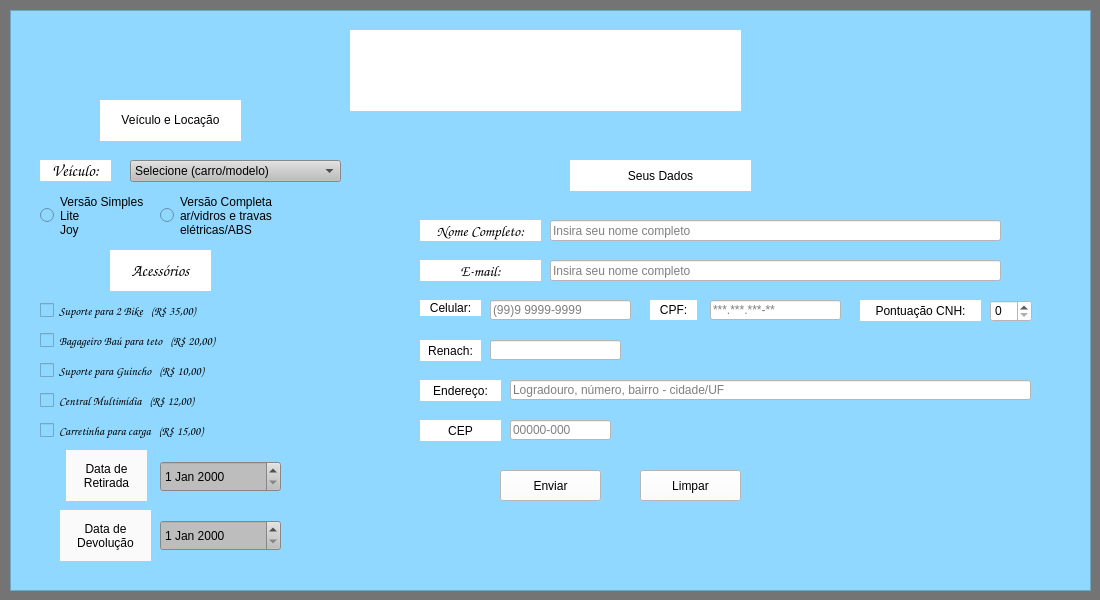
<?xml version="1.0" encoding="UTF-8"?>
<ui version="4.0">
 <class>MainWindow</class>
 <widget class="QMainWindow" name="MainWindow">
  <property name="geometry">
   <rect>
    <x>0</x>
    <y>0</y>
    <width>1100</width>
    <height>600</height>
   </rect>
  </property>
  <property name="minimumSize">
   <size>
    <width>1100</width>
    <height>600</height>
   </size>
  </property>
  <property name="maximumSize">
   <size>
    <width>1100</width>
    <height>600</height>
   </size>
  </property>
  <property name="windowTitle">
   <string>MainWindow</string>
  </property>
  <property name="styleSheet">
   <string notr="true">background-color: rgb(116, 116, 116);</string>
  </property>
  <widget class="QWidget" name="centralwidget">
   <widget class="QFrame" name="frame">
    <property name="geometry">
     <rect>
      <x>10</x>
      <y>10</y>
      <width>1081</width>
      <height>581</height>
     </rect>
    </property>
    <property name="styleSheet">
     <string notr="true">background-color: rgb(144, 216, 255);</string>
    </property>
    <property name="frameShape">
     <enum>QFrame::StyledPanel</enum>
    </property>
    <property name="frameShadow">
     <enum>QFrame::Raised</enum>
    </property>
    <widget class="QLabel" name="FotoFundoCarros">
     <property name="geometry">
      <rect>
       <x>10</x>
       <y>10</y>
       <width>1061</width>
       <height>561</height>
      </rect>
     </property>
     <property name="text">
      <string/>
     </property>
     <property name="pixmap">
      <pixmap>Ícones do Proj/fotor carro.jpg</pixmap>
     </property>
     <property name="scaledContents">
      <bool>true</bool>
     </property>
     <property name="alignment">
      <set>Qt::AlignCenter</set>
     </property>
    </widget>
    <widget class="QWidget" name="widget_Logo" native="true">
     <property name="geometry">
      <rect>
       <x>340</x>
       <y>20</y>
       <width>391</width>
       <height>81</height>
      </rect>
     </property>
     <property name="sizePolicy">
      <sizepolicy hsizetype="Fixed" vsizetype="Fixed">
       <horstretch>0</horstretch>
       <verstretch>0</verstretch>
      </sizepolicy>
     </property>
     <property name="minimumSize">
      <size>
       <width>391</width>
       <height>81</height>
      </size>
     </property>
     <property name="maximumSize">
      <size>
       <width>391</width>
       <height>81</height>
      </size>
     </property>
     <property name="mouseTracking">
      <bool>true</bool>
     </property>
     <property name="layoutDirection">
      <enum>Qt::LeftToRight</enum>
     </property>
     <property name="autoFillBackground">
      <bool>false</bool>
     </property>
     <property name="styleSheet">
      <string notr="true">background-color: rgb(255, 255, 255);</string>
     </property>
     <widget class="QLabel" name="label_logoTOPO">
      <property name="enabled">
       <bool>true</bool>
      </property>
      <property name="geometry">
       <rect>
        <x>0</x>
        <y>10</y>
        <width>381</width>
        <height>71</height>
       </rect>
      </property>
      <property name="sizePolicy">
       <sizepolicy hsizetype="Fixed" vsizetype="Fixed">
        <horstretch>0</horstretch>
        <verstretch>0</verstretch>
       </sizepolicy>
      </property>
      <property name="minimumSize">
       <size>
        <width>381</width>
        <height>71</height>
       </size>
      </property>
      <property name="maximumSize">
       <size>
        <width>381</width>
        <height>71</height>
       </size>
      </property>
      <property name="mouseTracking">
       <bool>true</bool>
      </property>
      <property name="styleSheet">
       <string notr="true">background-color: rgb(255, 255, 255);</string>
      </property>
      <property name="text">
       <string/>
      </property>
      <property name="pixmap">
       <pixmap>Ícones do Proj/LOGO VW Locadora - Carros .png</pixmap>
      </property>
      <property name="scaledContents">
       <bool>true</bool>
      </property>
      <property name="alignment">
       <set>Qt::AlignCenter</set>
      </property>
     </widget>
    </widget>
    <widget class="QLabel" name="tituloveiculo">
     <property name="geometry">
      <rect>
       <x>90</x>
       <y>90</y>
       <width>141</width>
       <height>41</height>
      </rect>
     </property>
     <property name="styleSheet">
      <string notr="true">background-color: rgb(255, 255, 255);
font: 12pt &quot;Comic Sans MS&quot;;
color: rgb(0, 0, 0);</string>
     </property>
     <property name="text">
      <string>&lt;html&gt;&lt;head/&gt;&lt;body&gt;&lt;p align=&quot;center&quot;&gt;Veículo e Locação&lt;/p&gt;&lt;/body&gt;&lt;/html&gt;</string>
     </property>
     <property name="alignment">
      <set>Qt::AlignCenter</set>
     </property>
    </widget>
    <widget class="QLabel" name="subtituloveiculo">
     <property name="geometry">
      <rect>
       <x>30</x>
       <y>150</y>
       <width>71</width>
       <height>21</height>
      </rect>
     </property>
     <property name="font">
      <font>
       <family>Comic Sans MS</family>
       <pointsize>12</pointsize>
       <weight>50</weight>
       <italic>false</italic>
       <bold>false</bold>
      </font>
     </property>
     <property name="styleSheet">
      <string notr="true">background-color: rgb(255, 255, 255);
font: 12pt &quot;Comic Sans MS&quot;;
color: rgb(0, 0, 0);</string>
     </property>
     <property name="text">
      <string>&lt;html&gt;&lt;head/&gt;&lt;body&gt;&lt;p align=&quot;center&quot;&gt;Veículo:&lt;/p&gt;&lt;/body&gt;&lt;/html&gt;</string>
     </property>
     <property name="alignment">
      <set>Qt::AlignCenter</set>
     </property>
    </widget>
    <widget class="QComboBox" name="ListaCarros">
     <property name="geometry">
      <rect>
       <x>120</x>
       <y>150</y>
       <width>211</width>
       <height>22</height>
      </rect>
     </property>
     <property name="styleSheet">
      <string notr="true">font: 12pt &quot;Comic Sans MS&quot;;
background-color: rgb(189, 189, 189);</string>
     </property>
     <item>
      <property name="text">
       <string>Selecione (carro/modelo)</string>
      </property>
     </item>
     <item>
      <property name="text">
       <string>Fiat Mobi Easy</string>
      </property>
     </item>
     <item>
      <property name="text">
       <string>Reanult Kwid Life</string>
      </property>
     </item>
     <item>
      <property name="text">
       <string>Fiat Uno</string>
      </property>
     </item>
     <item>
      <property name="text">
       <string>Chevrolet Onix</string>
      </property>
     </item>
     <item>
      <property name="text">
       <string>Volkswagen Gol Trend</string>
      </property>
     </item>
     <item>
      <property name="text">
       <string>Hyundai HB20</string>
      </property>
     </item>
     <item>
      <property name="text">
       <string>Ford Ka</string>
      </property>
     </item>
     <item>
      <property name="text">
       <string>Toyota Etios</string>
      </property>
     </item>
     <item>
      <property name="text">
       <string>Nissan March</string>
      </property>
     </item>
    </widget>
    <widget class="QRadioButton" name="BotaoVersaoSimples">
     <property name="geometry">
      <rect>
       <x>30</x>
       <y>180</y>
       <width>111</width>
       <height>51</height>
      </rect>
     </property>
     <property name="layoutDirection">
      <enum>Qt::LeftToRight</enum>
     </property>
     <property name="styleSheet">
      <string notr="true">font: 10pt &quot;Comic Sans MS&quot;;</string>
     </property>
     <property name="text">
      <string>Versão Simples
Lite
Joy</string>
     </property>
    </widget>
    <widget class="QRadioButton" name="BotaoVersaoCompleto">
     <property name="geometry">
      <rect>
       <x>150</x>
       <y>180</y>
       <width>131</width>
       <height>51</height>
      </rect>
     </property>
     <property name="styleSheet">
      <string notr="true">font: 10pt &quot;Comic Sans MS&quot;;</string>
     </property>
     <property name="text">
      <string>Versão Completa
ar/vidros e travas
elétricas/ABS</string>
     </property>
    </widget>
    <widget class="QLabel" name="subtituloacessorios">
     <property name="geometry">
      <rect>
       <x>100</x>
       <y>240</y>
       <width>101</width>
       <height>41</height>
      </rect>
     </property>
     <property name="font">
      <font>
       <family>Comic Sans MS</family>
       <pointsize>12</pointsize>
      </font>
     </property>
     <property name="styleSheet">
      <string notr="true">background-color: rgb(255, 255, 255);</string>
     </property>
     <property name="text">
      <string>Acessórios</string>
     </property>
     <property name="alignment">
      <set>Qt::AlignCenter</set>
     </property>
    </widget>
    <widget class="QCheckBox" name="checkBox_suporte2bike">
     <property name="geometry">
      <rect>
       <x>30</x>
       <y>290</y>
       <width>201</width>
       <height>21</height>
      </rect>
     </property>
     <property name="font">
      <font>
       <family>Comic Sans MS</family>
       <pointsize>9</pointsize>
      </font>
     </property>
     <property name="text">
      <string>Suporte para 2 Bike   (R$ 35,00)</string>
     </property>
    </widget>
    <widget class="QCheckBox" name="checkBox_Bagageiro">
     <property name="geometry">
      <rect>
       <x>30</x>
       <y>320</y>
       <width>231</width>
       <height>21</height>
      </rect>
     </property>
     <property name="font">
      <font>
       <family>Comic Sans MS</family>
       <pointsize>9</pointsize>
      </font>
     </property>
     <property name="text">
      <string>Bagageiro Baú para teto   (R$ 20,00)</string>
     </property>
    </widget>
    <widget class="QCheckBox" name="checkBox_SuporteGuincho">
     <property name="geometry">
      <rect>
       <x>30</x>
       <y>350</y>
       <width>211</width>
       <height>21</height>
      </rect>
     </property>
     <property name="font">
      <font>
       <family>Comic Sans MS</family>
       <pointsize>9</pointsize>
      </font>
     </property>
     <property name="text">
      <string>Suporte para Guincho   (R$ 10,00)</string>
     </property>
    </widget>
    <widget class="QCheckBox" name="checkBox_Multimidia">
     <property name="geometry">
      <rect>
       <x>30</x>
       <y>380</y>
       <width>191</width>
       <height>21</height>
      </rect>
     </property>
     <property name="font">
      <font>
       <family>Comic Sans MS</family>
       <pointsize>9</pointsize>
      </font>
     </property>
     <property name="text">
      <string>Central Multimídia   (R$ 12,00)</string>
     </property>
    </widget>
    <widget class="QCheckBox" name="checkBox_Carretinha">
     <property name="geometry">
      <rect>
       <x>30</x>
       <y>410</y>
       <width>211</width>
       <height>21</height>
      </rect>
     </property>
     <property name="font">
      <font>
       <family>Comic Sans MS</family>
       <pointsize>9</pointsize>
      </font>
     </property>
     <property name="styleSheet">
      <string notr="true">background-color: rgb(144, 216, 255);</string>
     </property>
     <property name="text">
      <string>Carretinha para carga   (R$ 15,00)</string>
     </property>
    </widget>
    <widget class="QDateEdit" name="dateEdit_DataRetirada">
     <property name="geometry">
      <rect>
       <x>150</x>
       <y>451</y>
       <width>121</width>
       <height>31</height>
      </rect>
     </property>
     <property name="styleSheet">
      <string notr="true">font: 11pt &quot;Comic Sans MS&quot;;
background-color: rgb(189, 189, 189);</string>
     </property>
    </widget>
    <widget class="QLabel" name="label_DatadeRetirada">
     <property name="geometry">
      <rect>
       <x>56</x>
       <y>440</y>
       <width>81</width>
       <height>51</height>
      </rect>
     </property>
     <property name="styleSheet">
      <string notr="true">font: 12pt &quot;Comic Sans MS&quot;;
background-color: rgb(250, 250, 250);</string>
     </property>
     <property name="text">
      <string>Data de
Retirada</string>
     </property>
     <property name="alignment">
      <set>Qt::AlignCenter</set>
     </property>
    </widget>
    <widget class="QLabel" name="label_DatadeDevolucao">
     <property name="geometry">
      <rect>
       <x>50</x>
       <y>500</y>
       <width>91</width>
       <height>51</height>
      </rect>
     </property>
     <property name="styleSheet">
      <string notr="true">font: 12pt &quot;Comic Sans MS&quot;;
background-color: rgb(250, 250, 250);</string>
     </property>
     <property name="text">
      <string>Data de
Devolução</string>
     </property>
     <property name="alignment">
      <set>Qt::AlignCenter</set>
     </property>
    </widget>
    <widget class="QDateEdit" name="dateEdit_DataDevolucao">
     <property name="geometry">
      <rect>
       <x>150</x>
       <y>510</y>
       <width>121</width>
       <height>31</height>
      </rect>
     </property>
     <property name="styleSheet">
      <string notr="true">font: 11pt &quot;Comic Sans MS&quot;;
background-color: rgb(189, 189, 189);</string>
     </property>
    </widget>
    <widget class="QLabel" name="tituloSeusDados">
     <property name="geometry">
      <rect>
       <x>560</x>
       <y>150</y>
       <width>181</width>
       <height>31</height>
      </rect>
     </property>
     <property name="styleSheet">
      <string notr="true">background-color: rgb(255, 255, 255);
font: 12pt &quot;Comic Sans MS&quot;;
color: rgb(0, 0, 0);</string>
     </property>
     <property name="text">
      <string>Seus Dados</string>
     </property>
     <property name="alignment">
      <set>Qt::AlignCenter</set>
     </property>
    </widget>
    <widget class="QLineEdit" name="lineEdit_NomeCompleto">
     <property name="geometry">
      <rect>
       <x>540</x>
       <y>210</y>
       <width>451</width>
       <height>21</height>
      </rect>
     </property>
     <property name="styleSheet">
      <string notr="true">background-color: rgb(255, 255, 255);
font: 12pt &quot;Comic Sans MS&quot;;
color: rgb(0, 0, 0);</string>
     </property>
     <property name="placeholderText">
      <string>Insira seu nome completo</string>
     </property>
    </widget>
    <widget class="QLabel" name="subtitulo_NomeCompleto">
     <property name="geometry">
      <rect>
       <x>410</x>
       <y>210</y>
       <width>121</width>
       <height>21</height>
      </rect>
     </property>
     <property name="font">
      <font>
       <family>Comic Sans MS</family>
       <pointsize>11</pointsize>
       <weight>50</weight>
       <italic>false</italic>
       <bold>false</bold>
      </font>
     </property>
     <property name="styleSheet">
      <string notr="true">background-color: rgb(255, 255, 255);
font: 11pt &quot;Comic Sans MS&quot;;
color: rgb(0, 0, 0);</string>
     </property>
     <property name="text">
      <string>Nome Completo:</string>
     </property>
     <property name="alignment">
      <set>Qt::AlignCenter</set>
     </property>
    </widget>
    <widget class="QLabel" name="subtitulo_Celular">
     <property name="geometry">
      <rect>
       <x>410</x>
       <y>290</y>
       <width>61</width>
       <height>16</height>
      </rect>
     </property>
     <property name="styleSheet">
      <string notr="true">background-color: rgb(255, 255, 255);
font: 11pt &quot;Comic Sans MS&quot;;
color: rgb(0, 0, 0);</string>
     </property>
     <property name="text">
      <string>Celular:</string>
     </property>
     <property name="alignment">
      <set>Qt::AlignCenter</set>
     </property>
    </widget>
    <widget class="QLabel" name="subtitulo_CPF">
     <property name="geometry">
      <rect>
       <x>640</x>
       <y>290</y>
       <width>47</width>
       <height>20</height>
      </rect>
     </property>
     <property name="styleSheet">
      <string notr="true">background-color: rgb(255, 255, 255);
font: 11pt &quot;Comic Sans MS&quot;;
color: rgb(0, 0, 0);</string>
     </property>
     <property name="text">
      <string>CPF:</string>
     </property>
     <property name="alignment">
      <set>Qt::AlignCenter</set>
     </property>
    </widget>
    <widget class="QLabel" name="subtitulo_Renach">
     <property name="geometry">
      <rect>
       <x>410</x>
       <y>330</y>
       <width>61</width>
       <height>21</height>
      </rect>
     </property>
     <property name="styleSheet">
      <string notr="true">background-color: rgb(255, 255, 255);
font: 11pt &quot;Comic Sans MS&quot;;
color: rgb(0, 0, 0);</string>
     </property>
     <property name="text">
      <string>Renach:</string>
     </property>
     <property name="alignment">
      <set>Qt::AlignCenter</set>
     </property>
    </widget>
    <widget class="QLabel" name="subtitulo_Pontuacao">
     <property name="geometry">
      <rect>
       <x>850</x>
       <y>290</y>
       <width>121</width>
       <height>21</height>
      </rect>
     </property>
     <property name="styleSheet">
      <string notr="true">background-color: rgb(255, 255, 255);
font: 11pt &quot;Comic Sans MS&quot;;
color: rgb(0, 0, 0);</string>
     </property>
     <property name="text">
      <string>Pontuação CNH:</string>
     </property>
     <property name="alignment">
      <set>Qt::AlignCenter</set>
     </property>
    </widget>
    <widget class="QLabel" name="subtitulo_Endereco">
     <property name="geometry">
      <rect>
       <x>410</x>
       <y>370</y>
       <width>81</width>
       <height>21</height>
      </rect>
     </property>
     <property name="styleSheet">
      <string notr="true">background-color: rgb(255, 255, 255);
font: 11pt &quot;Comic Sans MS&quot;;
color: rgb(0, 0, 0);</string>
     </property>
     <property name="text">
      <string>Endereço:</string>
     </property>
     <property name="alignment">
      <set>Qt::AlignCenter</set>
     </property>
    </widget>
    <widget class="QLineEdit" name="lineEdit_Celular">
     <property name="geometry">
      <rect>
       <x>480</x>
       <y>290</y>
       <width>141</width>
       <height>20</height>
      </rect>
     </property>
     <property name="styleSheet">
      <string notr="true">background-color: rgb(255, 255, 255);
font: 12pt &quot;Comic Sans MS&quot;;
color: rgb(0, 0, 0);</string>
     </property>
     <property name="placeholderText">
      <string>(99)9 9999-9999</string>
     </property>
    </widget>
    <widget class="QLineEdit" name="lineEdit_CPF">
     <property name="geometry">
      <rect>
       <x>700</x>
       <y>290</y>
       <width>131</width>
       <height>20</height>
      </rect>
     </property>
     <property name="styleSheet">
      <string notr="true">background-color: rgb(255, 255, 255);
font: 12pt &quot;Comic Sans MS&quot;;
color: rgb(0, 0, 0);</string>
     </property>
     <property name="placeholderText">
      <string>***.***.***-**</string>
     </property>
    </widget>
    <widget class="QLineEdit" name="lineEdit_Renach">
     <property name="geometry">
      <rect>
       <x>480</x>
       <y>330</y>
       <width>131</width>
       <height>20</height>
      </rect>
     </property>
     <property name="styleSheet">
      <string notr="true">background-color: rgb(255, 255, 255);
font: 12pt &quot;Comic Sans MS&quot;;
color: rgb(0, 0, 0);</string>
     </property>
    </widget>
    <widget class="QLineEdit" name="lineEdit_Endereco">
     <property name="geometry">
      <rect>
       <x>500</x>
       <y>370</y>
       <width>521</width>
       <height>20</height>
      </rect>
     </property>
     <property name="styleSheet">
      <string notr="true">background-color: rgb(255, 255, 255);
font: 12pt &quot;Comic Sans MS&quot;;
color: rgb(0, 0, 0);</string>
     </property>
     <property name="placeholderText">
      <string>Logradouro, número, bairro - cidade/UF</string>
     </property>
    </widget>
    <widget class="QSpinBox" name="selec_Pontuacao">
     <property name="geometry">
      <rect>
       <x>980</x>
       <y>290</y>
       <width>42</width>
       <height>22</height>
      </rect>
     </property>
     <property name="styleSheet">
      <string notr="true">background-color: rgb(255, 255, 255);
font: 11pt &quot;Comic Sans MS&quot;;
color: rgb(0, 0, 0);</string>
     </property>
     <property name="maximum">
      <number>20</number>
     </property>
     <property name="singleStep">
      <number>1</number>
     </property>
    </widget>
    <widget class="QPushButton" name="pushButton_EnviarDados">
     <property name="geometry">
      <rect>
       <x>490</x>
       <y>460</y>
       <width>101</width>
       <height>31</height>
      </rect>
     </property>
     <property name="styleSheet">
      <string notr="true">background-color: rgb(255, 255, 255);
font: 12pt &quot;Comic Sans MS&quot;;
color: rgb(0, 0, 0);</string>
     </property>
     <property name="text">
      <string>Enviar</string>
     </property>
    </widget>
    <widget class="QPushButton" name="pushButton_LimparDados">
     <property name="geometry">
      <rect>
       <x>630</x>
       <y>460</y>
       <width>101</width>
       <height>31</height>
      </rect>
     </property>
     <property name="styleSheet">
      <string notr="true">background-color: rgb(255, 255, 255);
font: 12pt &quot;Comic Sans MS&quot;;
color: rgb(0, 0, 0);</string>
     </property>
     <property name="text">
      <string>Limpar</string>
     </property>
    </widget>
    <widget class="QLabel" name="subtitulo_CEP">
     <property name="geometry">
      <rect>
       <x>410</x>
       <y>410</y>
       <width>81</width>
       <height>21</height>
      </rect>
     </property>
     <property name="styleSheet">
      <string notr="true">background-color: rgb(255, 255, 255);
font: 11pt &quot;Comic Sans MS&quot;;
color: rgb(0, 0, 0);</string>
     </property>
     <property name="text">
      <string>CEP</string>
     </property>
     <property name="alignment">
      <set>Qt::AlignCenter</set>
     </property>
    </widget>
    <widget class="QLineEdit" name="lineEdit_CEP">
     <property name="geometry">
      <rect>
       <x>500</x>
       <y>410</y>
       <width>101</width>
       <height>20</height>
      </rect>
     </property>
     <property name="styleSheet">
      <string notr="true">background-color: rgb(255, 255, 255);
font: 12pt &quot;Comic Sans MS&quot;;
color: rgb(0, 0, 0);</string>
     </property>
     <property name="placeholderText">
      <string>00000-000</string>
     </property>
     <property name="cursorMoveStyle">
      <enum>Qt::LogicalMoveStyle</enum>
     </property>
    </widget>
    <widget class="QLabel" name="subtitulo_email">
     <property name="geometry">
      <rect>
       <x>410</x>
       <y>250</y>
       <width>121</width>
       <height>21</height>
      </rect>
     </property>
     <property name="font">
      <font>
       <family>Comic Sans MS</family>
       <pointsize>11</pointsize>
       <weight>50</weight>
       <italic>false</italic>
       <bold>false</bold>
      </font>
     </property>
     <property name="styleSheet">
      <string notr="true">background-color: rgb(255, 255, 255);
font: 11pt &quot;Comic Sans MS&quot;;
color: rgb(0, 0, 0);</string>
     </property>
     <property name="text">
      <string>E-mail:</string>
     </property>
     <property name="alignment">
      <set>Qt::AlignCenter</set>
     </property>
    </widget>
    <widget class="QLineEdit" name="lineEdit_email">
     <property name="geometry">
      <rect>
       <x>540</x>
       <y>250</y>
       <width>451</width>
       <height>21</height>
      </rect>
     </property>
     <property name="styleSheet">
      <string notr="true">background-color: rgb(255, 255, 255);
font: 12pt &quot;Comic Sans MS&quot;;
color: rgb(0, 0, 0);</string>
     </property>
     <property name="placeholderText">
      <string>Insira seu nome completo</string>
     </property>
    </widget>
   </widget>
  </widget>
 </widget>
 <resources>
  <include location="imgprojeto.qrc"/>
 </resources>
 <connections/>
</ui>
